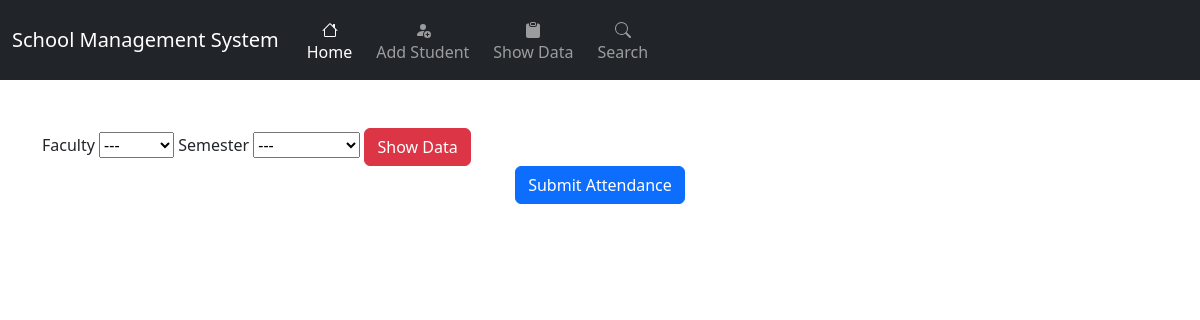
The app's page /attendance, older data.
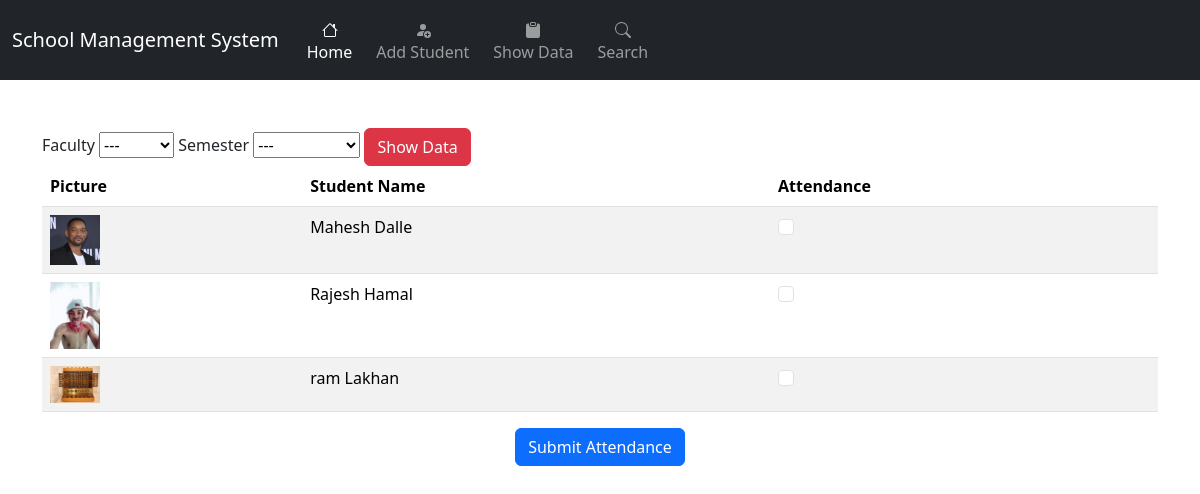
The same page, newer data.
### students/models.py (models this page shows, shortened)
class Student(models.Model):
    first_name: str = models.CharField(max_length=100)
    last_name: str = models.CharField(max_length=100)
    roll_number: str = models.IntegerField()
    GENDER_CHOICES = [
        ('M', 'Male'),
        ('F', 'Female'),
        ('O', 'Other')
    ]
    gender: str = models.CharField(max_length=1, choices=GENDER_CHOICES)
    date_of_birth: models.DateField = models.DateField()
    email: str = models.EmailField(unique=True)
    phone_number: str = models.CharField(max_length=15)
    address: str = models.TextField()
    enrollment_date: models.DateField = models.DateField(auto_now_add=True)
    is_active: bool = models.BooleanField(default=True)
    parent_name: str = models.CharField(max_length=100)
    parent_phone: str = models.CharField(max_length=15)
    blood_group: str = models.CharField(max_length=5)
    faculty: str = models.ForeignKey(FacultyModel,on_delete=models.SET_NULL,null=True,blank=True,related_name="students")
    semester: str = models.ForeignKey(SemesterModel,on_delete=models.SET_NULL,null=True,blank=True,related_name="students")
    photo= models.ImageField(upload_to='student_photos/', blank=True, null=True, editable=True)
    class Meta:
        ordering = ['last_name', 'first_name']

### students/views.py (the view, shortened to what this page needs)
# urls.py: path('attendance',attendance,name='attendance'),
def attendance(request:HttpRequest)->HttpResponse:
    semesters = SemesterModel.objects.all()
    faculties = FacultyModel.objects.all()
    students = Student.objects.all()
    return render(request,'attendance.html',{'semesters': semesters, 'faculties': faculties, 'students': students})

### students/templates/attendance.html (shortened to what this page needs)
{% extends 'base.html' %}
{% block content %}
<div class="container mt-5">
    <form>
        <form method="post">
            <label for="faculty">Faculty</label>
            <select id="faculty" name="faculty" required>
                <option value="" selected disabled hidden>---</option>
            </select>
            <label for="semester">Semester</label>
            <select id="semester" name="semester" required>
                <option value="" selected disabled hidden>---</option>
            </select>
            <button type="submit" class="btn btn-danger">Show Data</button>
        </form>
        <form>
            {% if students %}
            <table class="table table-striped">
                <thead>
                    <tr>
                        <th>Picture</th>
                        <th>Student Name</th>
                        <th>Attendance</th>
                    </tr>
                </thead>
            <tbody>
                {% load static %}
                {% for student in students %}
                <tr>
                    <td>
                        {% if student.photo %}
                        <img src="{{ student.photo.url }}" alt="{{ student.first_name }} {{ student.last_name }}" class="img-fluid" style="width: 50px; height: auto;">
                        {% else %}
                        <img src="{% static 'image/blank.jpg' %}" alt="Default Photo" class="img-fluid" style="width: 50px; height: auto;">
                        {% endif %}
                    </td>
                    <td>{{ student.first_name }} {{ student.last_name }}</td>
                    <td>
                        <div class="form-check">
                            <input class="form-check-input" type="checkbox" name="attendance1" id="present1" value="present">
                        </div>
                    </td>
                </tr>
                {% endfor %}
            </tbody>
        </table>
        {% endif %}
        </div>
        <div class="text-center">
            <button type="submit" class="btn btn-primary">Submit Attendance</button>
        </div>
{% endblock %}

Row changes from the older to the newer data that the page shows:
added Student: photo (picture), first_name "Mahesh", last_name "Dalle"
added Student: photo (picture), first_name "Rajesh", last_name "Hamal"
added Student: photo (picture), first_name "ram", last_name "Lakhan"
Text that changed along with them:
text now shown: "Picture Student Name Attendance"
